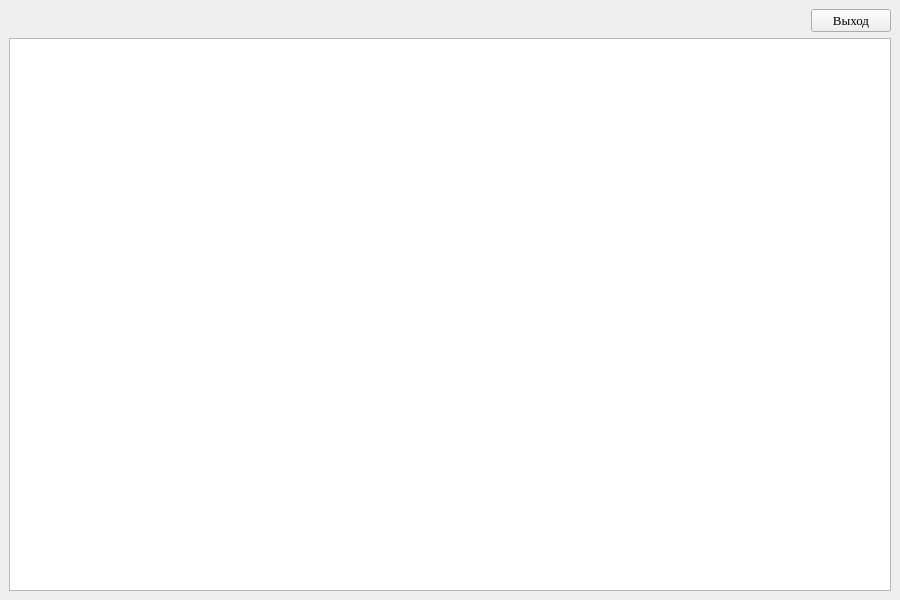
<?xml version="1.0" encoding="UTF-8"?>
<ui version="4.0">
 <class>Client</class>
 <widget class="QMainWindow" name="Client">
  <property name="geometry">
   <rect><x>0</x><y>0</y><width>900</width><height>600</height></rect>
  </property>
  <property name="windowTitle">
   <string>Список товаров — Клиент</string>
  </property>
  <property name="styleSheet">
   <string notr="true">font-family: Times New Roman; font-size: 13px;</string>
  </property>
  <widget class="QWidget" name="centralwidget">
   <layout class="QVBoxLayout" name="verticalLayout">
   <item>
    <layout class="QHBoxLayout">
     <item>
      <widget class="QLabel" name="lb_fio">
       <property name="text"><string/></property>
      </widget>
     </item>
     <item>
      <spacer><property name="orientation"><enum>Qt::Horizontal</enum></property><property name="sizeHint" stdset="0"><size><width>40</width><height>20</height></size></property></spacer>
     </item>
     <item>
      <widget class="QPushButton" name="pb_exit">
       <property name="text"><string>Выход</string></property>
      </widget>
     </item>
    </layout>
   </item>
   <item>
    <widget class="QListWidget" name="lw_products">
     <property name="sortingEnabled"><bool>false</bool></property>
    </widget>
   </item>
   </layout>
  </widget>
 </widget>
 <resources/>
 <connections/>
</ui>
